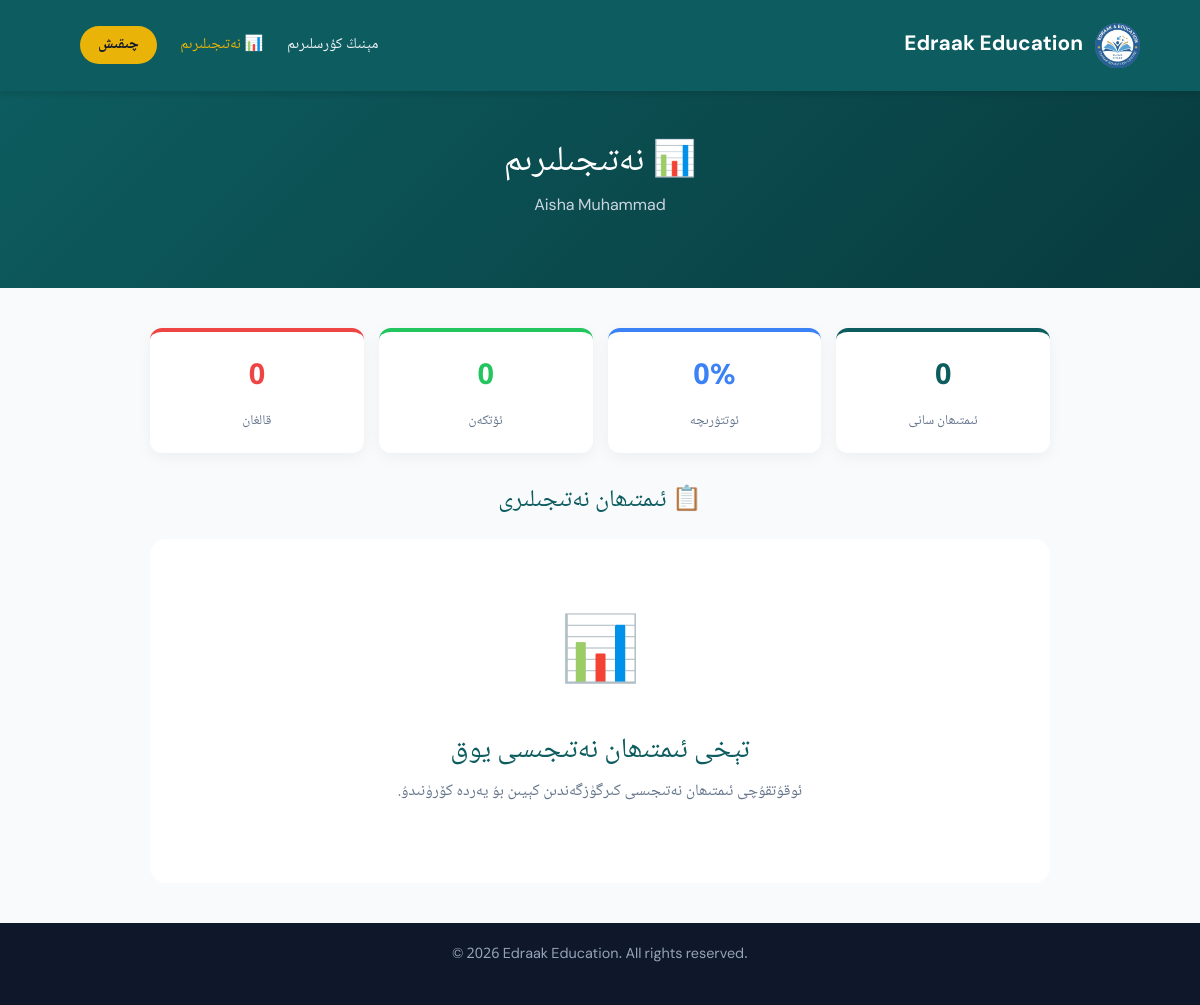
/my-grades/ (signed in), run on the app's committed database.
### courses/models.py (models this page shows, shortened)
class SiteSettings(models.Model):
    site_name = models.CharField(max_length=200, default='Edraak Education', verbose_name="توربەت ئىسمى (ئېنگلىزچە)")
    site_name_ug = models.CharField(max_length=200, default='ئىدراك مائارىپى', verbose_name="توربەت ئىسمى (ئۇيغۇرچە)")
    tagline = models.CharField(max_length=300, blank=True, default='Guiding the Future | كەلگۈسىگە يېتەكلەش',
                               verbose_name="شۇئار")
    logo = models.ImageField(upload_to='site/', blank=True, null=True, verbose_name="لوگو رەسىمى")
    about_title_ug = models.CharField(max_length=200, default='ئىدراك مائارىپى غايىسى',
                                      verbose_name="بىز ھەققىدە ماۋزۇسى (ئۇيغۇرچە)")
    about_text_ug = models.TextField(blank=True, verbose_name="بىز ھەققىدە مەزمۇنى (ئۇيغۇرچە)")
    about_title_en = models.CharField(max_length=200, default='Our Mission',
                                      verbose_name="بىز ھەققىدە ماۋزۇسى (ئېنگلىزچە)")
    about_text_en = models.TextField(blank=True, verbose_name="بىز ھەققىدە مەزمۇنى (ئېنگلىزچە)")
    whatsapp = models.CharField(max_length=50, blank=True, default='905444362947',
                                verbose_name="WhatsApp نومۇرى (پەقەت سان)")
    telegram = models.CharField(max_length=100, blank=True, default='salman_muallim', verbose_name="Telegram ئادرېسى")
    email = models.EmailField(blank=True, default='salmanuyghur3@gmail.com', verbose_name="Email")
    phone = models.CharField(max_length=50, blank=True, default='+90 544 436 29 47',
                             verbose_name="تېلېفون نومۇرى (كۆرۈنۈش)")
    address = models.CharField(max_length=300, blank=True, verbose_name="ئادرېس")
    footer_text = models.CharField(max_length=300, blank=True, default='© 2026 Edraak Education. All rights reserved.',
                                   verbose_name="Footer تېكىستى")
    class Meta:
        verbose_name = "توربەت تەڭشەكلىرى"
        verbose_name_plural = "توربەت تەڭشەكلىرى"
    @classmethod
    def get_settings(cls):
        settings, created = cls.objects.get_or_create(id=1)
        return settings

class CustomUser(AbstractUser):
    ROLE_CHOICES = [
        ('student', 'ئوقۇغۇچى'),
        ('teacher', 'ئوقۇتقۇچى'),
        ('admin', 'باشقۇرغۇچى'),
    ]
    phone = models.CharField(max_length=20, blank=True, verbose_name="تېلېفون نومۇرى")
    telegram_id = models.CharField(max_length=100, blank=True, verbose_name="تېلېگرامما ئادرېسى")
    full_name = models.CharField(max_length=200, blank=True, verbose_name="ئىسمى فامىلىسى")
    role = models.CharField(max_length=20, choices=ROLE_CHOICES, default='student', verbose_name="رولى")
    class Meta:
        verbose_name = "ئىشلەتكۈچى"
        verbose_name_plural = "ئىشلەتكۈچىلەر"

### courses/views.py (the view)
# urls.py: path('my-grades/', views.my_grades, name='my_grades'),
@login_required
def my_grades(request):
    results = ExamResult.objects.filter(
        student=request.user,
        exam__is_published=True
    ).select_related('exam', 'exam__course').order_by('-exam__exam_date')
    total_score = 0
    total_max = 0
    passed = 0
    for r in results:
        total_score += float(r.score)
        total_max += float(r.exam.total_score)
        if r.is_passed():
            passed += 1
    overall_percentage = round((total_score / total_max) * 100, 1) if total_max > 0 else 0
    pass_rate = round((passed / results.count()) * 100, 1) if results.count() > 0 else 0
    context = {
        'results': results,
        'total_exams': results.count(),
        'overall_percentage': overall_percentage,
        'pass_rate': pass_rate,
        'passed_count': passed,
        'failed_count': results.count() - passed,
    }
    return render(request, 'my_grades.html', context)

### courses/context_processors.py (called while the page is built)
def site_settings(request):
    return {
        'settings': SiteSettings.get_settings()
    }

### courses/templates/my_grades.html (shortened to what this page needs)
{% extends 'base.html' %}
{% block content %}
<header>
    <div class="navbar">
        <div class="logo-area">
            {% if settings.logo %}
            <img src="{{ settings.logo.url }}" alt="{{ settings.site_name }}" style="width: 45px; height: 45px; object-fit: contain; border-radius: 8px;">
            {% endif %}
            <a href="{% url 'index' %}" class="brand-name" style="text-decoration:none;"> {{ settings.site_name }}</a>
        </div>
        <div class="nav-menu">
            <nav>
                <a href="{% url 'my_enrollments' %}">مېنىڭ كۇرسلىرىم</a>
                <a href="{% url 'my_grades' %}" style="color: #eab308;">📊 نەتىجىلىرىم</a>
                <a href="{% url 'logout' %}" class="login-nav-btn">چىقىش</a>
            </nav>
        </div>
    </div>
</header>
<section style="background: linear-gradient(135deg, #0d5c5f 0%, #083b3e 100%); color: white; padding: 50px 5%;">
    <div style="max-width: 900px; margin: 0 auto; text-align: center;">
        <h1 style="font-size: 2.2rem; margin-bottom: 10px;">📊 نەتىجىلىرىم</h1>
        <p style="color: #cbd5e1;">{{ user.full_name|default:user.username }}</p>
    </div>
</section>
<section style="padding: 40px 5%;">
    <div style="max-width: 900px; margin: 0 auto;">
        <div style="display: grid; grid-template-columns: repeat(auto-fit, minmax(150px, 1fr)); gap: 15px; margin-bottom: 30px;">
            <div style="background: white; padding: 20px; border-radius: 12px; text-align: center; box-shadow: 0 4px 15px rgba(0,0,0,0.05); border-top: 4px solid #0d5c5f;">
                <div style="font-size: 1.8rem; font-weight: bold; color: #0d5c5f;">{{ total_exams }}</div>
                <div style="color: #64748b; font-size: 0.85rem; margin-top: 5px;">ئىمتىھان سانى</div>
            </div>
            <div style="background: white; padding: 20px; border-radius: 12px; text-align: center; box-shadow: 0 4px 15px rgba(0,0,0,0.05); border-top: 4px solid #3b82f6;">
                <div style="font-size: 1.8rem; font-weight: bold; color: #3b82f6;">{{ overall_percentage }}%</div>
                <div style="color: #64748b; font-size: 0.85rem; margin-top: 5px;">ئوتتۇرىچە</div>
            </div>
            <div style="background: white; padding: 20px; border-radius: 12px; text-align: center; box-shadow: 0 4px 15px rgba(0,0,0,0.05); border-top: 4px solid #22c55e;">
                <div style="font-size: 1.8rem; font-weight: bold; color: #22c55e;">{{ passed_count }}</div>
                <div style="color: #64748b; font-size: 0.85rem; margin-top: 5px;">ئۆتكەن</div>
            </div>
            <div style="background: white; padding: 20px; border-radius: 12px; text-align: center; box-shadow: 0 4px 15px rgba(0,0,0,0.05); border-top: 4px solid #ef4444;">
                <div style="font-size: 1.8rem; font-weight: bold; color: #ef4444;">{{ failed_count }}</div>
                <div style="color: #64748b; font-size: 0.85rem; margin-top: 5px;">قالغان</div>
            </div>
        </div>
        <h2 style="color: #0d5c5f; font-size: 1.5rem; margin-bottom: 20px; direction: rtl;">📋 ئىمتىھان نەتىجىلىرى</h2>
        {% if results %}
        <div style="display: flex; flex-direction: column; gap: 15px; direction: rtl;">
            {% for r in results %}
            <div style="background: white; border-radius: 16px; box-shadow: 0 4px 15px rgba(0,0,0,0.05); padding: 20px; border-right: 4px solid {{ r.get_grade_color }};">
                <div style="display: flex; justify-content: space-between; align-items: center; flex-wrap: wrap; gap: 15px;">
                    <div style="flex: 1; min-width: 250px;">
                        <h3 style="color: #0d5c5f; font-size: 1.1rem; margin-bottom: 5px;">{{ r.exam.title }}</h3>
                        <p style="color: #64748b; font-size: 0.85rem;"> {{ r.exam.course.title }}</p>
                        <p style="color: #94a3b8; font-size: 0.8rem;">📅 {{ r.exam.exam_date|date:"Y-m-d" }}</p>
                    </div>
                    <div style="text-align: center;">
                        <div style="width: 80px; height: 80px; border-radius: 50%; background: {{ r.get_grade_color }}; display: flex; flex-direction: column; align-items: center; justify-content: center; color: white; margin-bottom: 5px;">
                            <div style="font-size: 1.8rem; font-weight: bold;">{{ r.get_grade }}</div>
                        </div>
                        <div style="font-size: 1.1rem; font-weight: bold; color: #1e293b;">{{ r.score }} / {{ r.exam.total_score }}</div>
                        <div style="font-size: 0.85rem; color: #64748b;">{{ r.get_percentage }}%</div>
                    </div>
                    <div>
                        <span style="display: inline-block; padding: 6px 15px; border-radius: 15px; font-size: 0.85rem; font-weight: bold; color: white; background-color: {% if r.is_passed %}#22c55e{% else %}#ef4444{% endif %};">
                            {{ r.get_status_text }}
                        </span>
                    </div>
                </div>
                {% if r.note %}
                <div style="margin-top: 15px; padding: 12px; background: #f8fafc; border-radius: 8px;">
                    <strong style="color: #0d5c5f; font-size: 0.85rem;">💬 ئوقۇتقۇچى ئىزاھى:</strong>
                    <p style="color: #475569; font-size: 0.9rem; margin-top: 5px;">{{ r.note }}</p>
                </div>
                {% endif %}
            </div>
            {% endfor %}
        </div>
        {% else %}
        <div style="text-align: center; padding: 60px 20px; background: white; border-radius: 16px;">
            <div style="font-size: 4rem; margin-bottom: 20px;">📊</div>
            <h3 style="color: #0d5c5f; margin-bottom: 10px;">تېخى ئىمتىھان نەتىجىسى يوق</h3>
            <p style="color: #64748b;">ئوقۇتقۇچى ئىمتىھان نەتىجىسى كىرگۈزگەندىن كېيىن بۇ يەردە كۆرۈنىدۇ.</p>
        </div>
        {% endif %}
    </div>
</section>
<footer>
    <p>{{ settings.footer_text }}</p>
</footer>
{% endblock %}

### static/css/style.css (style rules this page uses)
* { margin: 0; padding: 0; box-sizing: border-box; }
html, body { direction: rtl; text-align: right; }
body { background-color: #f8fafc; color: #1e293b; line-height: 1.8; font-family: 'Noto Naskh Arabic', 'UKIJ Ekran', 'Microsoft Uighur', 'DM Sans', sans-serif; font-size: 16px; }
header { background-color: #0d5c5f; padding: 15px 5%; position: sticky; top: 0; z-index: 1000; box-shadow: 0 4px 6px rgba(0,0,0,0.1); direction: rtl; }
.navbar { display: flex; justify-content: space-between; align-items: center; flex-wrap: wrap; gap: 15px; }
.logo-area { display: flex; align-items: center; gap: 12px; }
.brand-name { color: #ffffff; font-size: 1.3rem; font-weight: 700; }
.nav-menu { display: flex; align-items: center; flex-wrap: wrap; }
nav a { color: #f1f5f9; text-decoration: none; margin-left: 20px; font-weight: 500; transition: color 0.3s; font-size: 0.95rem; }
.login-nav-btn { background-color: #eab308; color: #0f172a !important; padding: 6px 18px; border-radius: 20px; font-weight: bold; margin-left: 20px; cursor: pointer; transition: 0.3s; }
section { padding: 80px 5%; text-align: center; direction: rtl; }
section h2 { font-size: 2.2rem; color: #0d5c5f; margin-bottom: 15px; line-height: 1.5; }
footer { background-color: #0f172a; color: #94a3b8; text-align: center; padding: 20px; font-size: 0.9rem; direction: ltr; }

### data on the page
SiteSettings: logo (picture), site_name "Edraak Education", footer_text "© 2026 Edraak Education. All rights reserved."
CustomUser: full_name "Aisha Muhammad"

### other printed values
{{ total_exams }} "0"
{{ overall_percentage }} "0"
{{ passed_count }} "0"
{{ failed_count }} "0"
